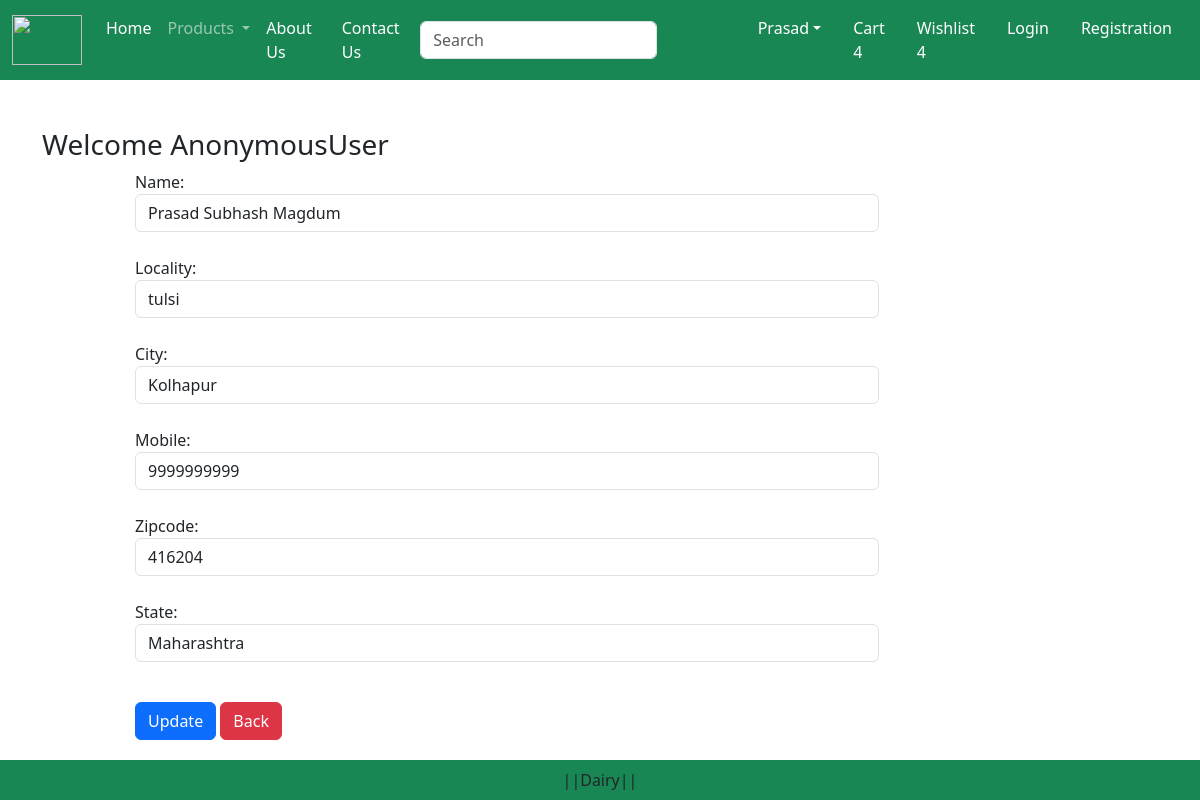
The app's page /updateAddress/1, older data.
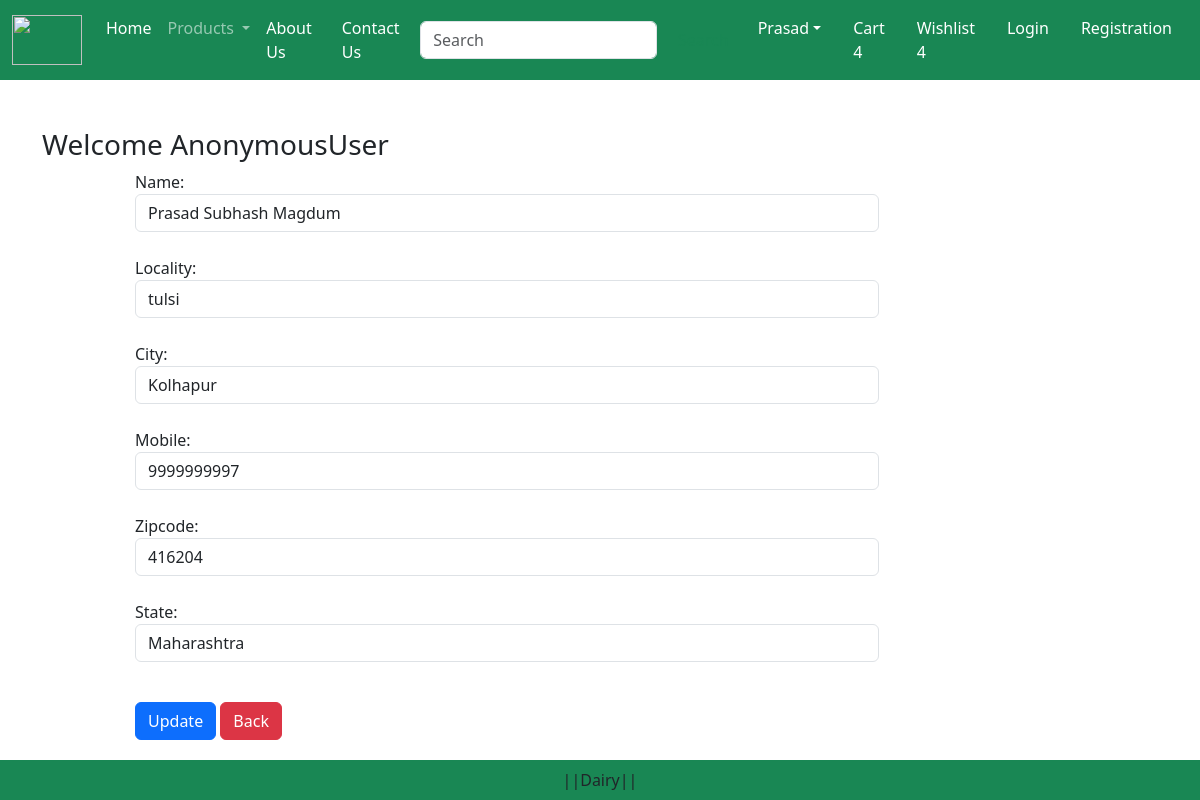
The same page, newer data.
### app/models.py (models this page shows, shortened)
class Customer(models.Model):
    user = models.ForeignKey(User , on_delete=models.CASCADE)
    name= models.CharField(max_length=200)
    locality = models.CharField(max_length=200)
    city = models.CharField(max_length=50)
    mobile = models.IntegerField(default=0)
    zipcode = models.IntegerField()
    state =  models.CharField(choices=STATE_CHOICES, max_length=100)

### app/views.py (the view, shortened to what this page needs)
# urls.py: path('updateAddress/<int:pk>', views.updateAddress.as_view(), name='updateAddress'),
class updateAddress(View):
    def get(self, request,pk):
        add=Customer.objects.get(pk=pk)
        form=CustomerProfileForm(instance=add)
        return render(request,'app/updateAddress.html',locals())

### app/forms.py
class CustomerProfileForm(forms.ModelForm):
    class Meta:
        model = Customer
        fields = ['name', 'locality', 'city', 'mobile', 'zipcode', 'state']
        widgets = {
            'name': forms.TextInput(attrs={'class': 'form-control'}),
            'locality': forms.TextInput(attrs={'class': 'form-control'}),
            'city': forms.TextInput(attrs={'class': 'form-control'}),
            'mobile': forms.NumberInput(attrs={'class': 'form-control'}),
            'zipcode': forms.NumberInput(attrs={'class': 'form-control'}),
            'state': forms.Select(attrs={'class': 'form-control'}),
        }

### app/templates/app/updateAddress.html (shortened to what this page needs)
{% extends 'app/base.html' %}
{% load static %}
{% block main-content %}
<div class="container my-5">
    <div class="row">
        <h3>Welcome <span class="text-capitalize">{{ request.user }}</span></h3>
    </div>
    <div class="col-sm-8 offset-sm-1">
        <form action="" method="post">
            {% for fm in form %}
                {{ fm.label_tag }} {{ fm }} <small class="text-danger">{{ fm.errors|striptags }}</small><br>
            {% endfor %}
            <div class="col-12 mt-3">
                <button type="submit" class="btn btn-primary">Update</button>
                <a href="{% url 'address' %}" type="button" class="btn btn-danger">Back</a>
            </div>
        </form>
    </div>
</div>
{% endblock main-content %}

Row changes from the older to the newer data that the page shows:
changed Customer "Prasad Subhash Magdum": mobile "9999999999" → "9999999997"
